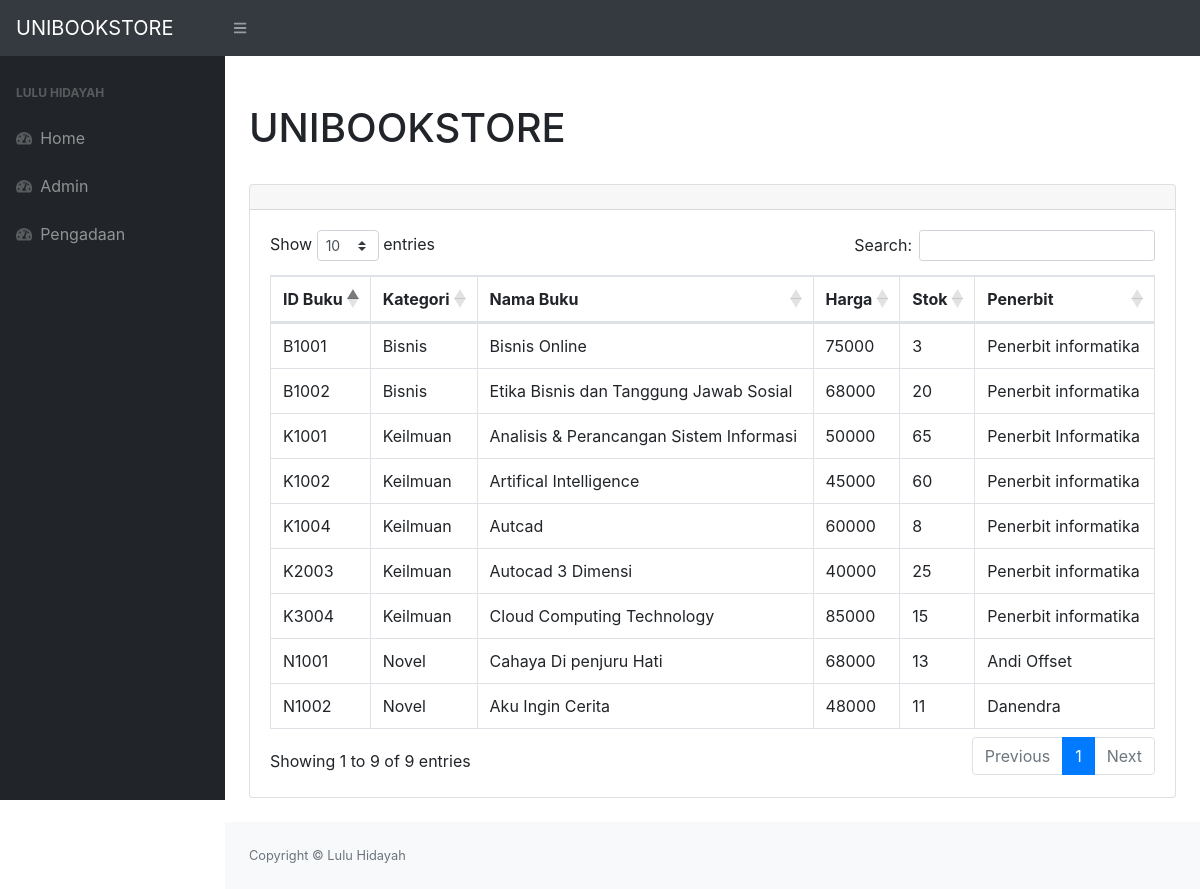
The page / on the database its author committed.
### tables this page shows
CREATE TABLE `buku` (
  `id` int(11) NOT NULL,
  `kode_buku` varchar(50) NOT NULL,
  `kategori` varchar(200) NOT NULL,
  `nama_buku` varchar(200) NOT NULL,
  `harga` int(11) NOT NULL,
  `stok` int(11) NOT NULL,
  `penerbit` varchar(200) NOT NULL,
  `id_penerbit` int(11) NOT NULL
);

### index.php (the view, shortened to what this page needs)
<?php
require_once 'function.php';
?>
<!DOCTYPE html>
<html lang="en">
    <head>
        <link href="css/styles.css" rel="stylesheet" />
        <link href="https://cdn.datatables.net/1.10.20/css/dataTables.bootstrap4.min.css" rel="stylesheet" />
    </head>
    <body class="sb-nav-fixed">
        <nav class="sb-topnav navbar navbar-expand navbar-dark bg-dark">
            <a class="navbar-brand" href="index.html">UNIBOOKSTORE</a>
            <button class="btn btn-link btn-sm order-1 order-lg-0" id="sidebarToggle" href="#"><i class="fas fa-bars"></i></button>
        </nav>
        <div id="layoutSidenav">
            <div id="layoutSidenav_nav">
                <nav class="sb-sidenav accordion sb-sidenav-dark" id="sidenavAccordion">
                    <div class="sb-sidenav-menu">
                        <div class="nav">
                            <div class="sb-sidenav-menu-heading">Lulu Hidayah</div>
                            <a class="nav-link" href="index.php">
                                <div class="sb-nav-link-icon"><i class="fas fa-tachometer-alt"></i></div>
                                Home
                            </a>
                            <a class="nav-link" href="admin.php">
                                <div class="sb-nav-link-icon"><i class="fas fa-tachometer-alt"></i></div>
                                Admin
                            </a>
                            <a class="nav-link" href="pengadaan.php">
                                <div class="sb-nav-link-icon"><i class="fas fa-tachometer-alt"></i></div>
                                Pengadaan
                            </a>
                        </div>
                    </div>
                </nav>
            </div>
            <div id="layoutSidenav_content">
                <main>
                    <div class="container-fluid">
                        <h1 class="mt-4">UNIBOOKSTORE</h1><br>
                        <div class="card mb-4">
                            <div class="card-header">
                            </div>
                            <div class="card-body">
                                <div class="table-responsive">
                                    <table class="table table-bordered" id="dataTable" width="100%" cellspacing="0">
                                        <thead>
                                            <tr>
                                                <th>ID Buku</th>
                                                <th>Kategori</th>
                                                <th>Nama Buku</th>
                                                <th>Harga</th>
                                                <th>Stok</th>
                                                <th>Penerbit</th>
                                            </tr>
                                        </thead>
                                        <tbody>
                                        <?php
                                            $ambilsemuadatabuku = mysqli_query($connection, "select * from buku");
                                            while($data=mysqli_fetch_array($ambilsemuadatabuku)){
                                                $kode_buku = $data['kode_buku'];
                                                $kategori = $data['kategori'];
                                                $nama_buku = $data['nama_buku'];
                                                $harga = $data['harga'];
                                                $stok = $data['stok'];
                                                $penerbit = $data['penerbit'];
                                            ?>
                                            <tr>
                                                <td><?=$kode_buku?></td>
                                                <td><?=$kategori?></td>
                                                <td><?=$nama_buku?></td>
                                                <td><?=$harga?></td>
                                                <td><?=$stok?></td>
                                                <td><?=$penerbit?></td>
                                            </tr>
                                            <?php
                                            };
                                            ?>
                                        </tbody>
                                    </table>
                                </div>
                            </div>
                        </div>
                    </div>
                </main>
                <footer class="py-4 bg-light mt-auto">
                    <div class="container-fluid">
                        <div class="d-flex align-items-center justify-content-between small">
                            <div class="text-muted">Copyright &copy; Lulu Hidayah</div>
                        </div>
                    </div>
                </footer>
            </div>
        </div>
    </body>
</html>

### rows shown on the page
buku: kode_buku "K1001", kategori "Keilmuan", nama_buku "Analisis & Perancangan Sistem Informasi", harga "50000", stok "65", penerbit "Penerbit Informatika"
buku: kode_buku "K1002", kategori "Keilmuan", nama_buku "Artifical Intelligence", harga "45000", stok "60", penerbit "Penerbit informatika"
buku: kode_buku "K2003", kategori "Keilmuan", nama_buku "Autocad 3 Dimensi", harga "40000", stok "25", penerbit "Penerbit informatika"
buku: kode_buku "K3004", kategori "Keilmuan", nama_buku "Cloud Computing Technology", harga "85000", stok "15", penerbit "Penerbit informatika"
buku: kode_buku "B1002", kategori "Bisnis", nama_buku "Etika Bisnis dan Tanggung Jawab Sosial", harga "68000", stok "20", penerbit "Penerbit informatika"
buku: kode_buku "N1001", kategori "Novel", nama_buku "Cahaya Di penjuru Hati", harga "68000", stok "13", penerbit "Andi Offset"
buku: kode_buku "N1002", kategori "Novel", nama_buku "Aku Ingin Cerita", harga "48000", stok "11", penerbit "Danendra"
buku: kode_buku "K1004", kategori "Keilmuan", nama_buku "Autcad", harga "60000", stok "8", penerbit "Penerbit informatika"
buku: kode_buku "B1001", kategori "Bisnis", nama_buku "Bisnis Online", harga "75000", stok "3", penerbit "Penerbit informatika"
